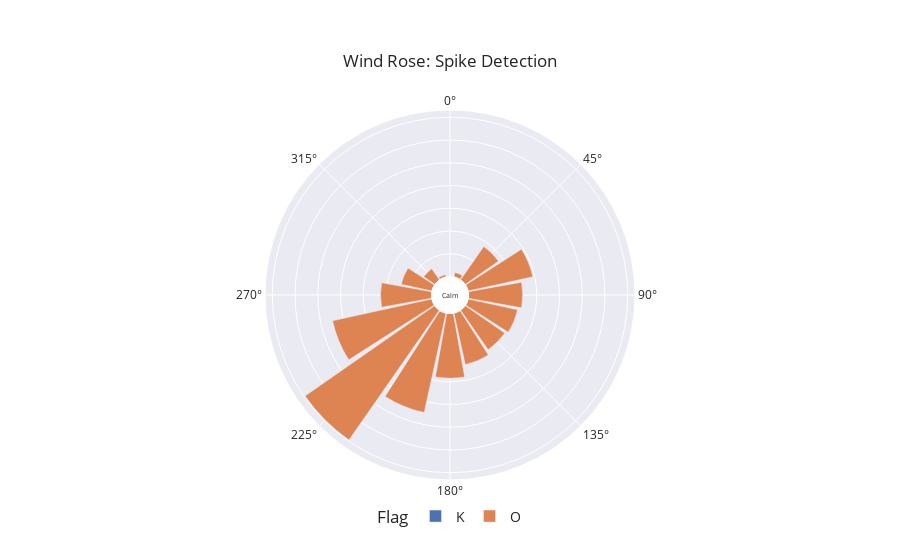

Write notebook code for a chart like this one.
### Markdown cell above
![picture](sites/RDIR.jpg)

### Code cell
# SCHR Städt. Willi-Graf-Gymnasium Schwabing-West
df_site = extract_site_data(df=df, dates = dates, site_name="SCHR")

plot_wind_rose(df_site, column="Flag")

# No real spikes visible

### Figure 1 — Plotly figure (JSON) as saved in the notebook; plotly's stock layout.template omitted (floating-point values rounded to 4 significant figures)
{"data": [{"hovertemplate": "Flag=K<br>len=%{r}<br>cardinal_direction=%{theta}<extra></extra>", "legendgroup": "K", "marker": {"color": "rgb(76,114,176)", "pattern": {"shape": ""}}, "name": "K", "r": [78, 103, 85, 1, 50, 41, 29, 64, 1, 15, 49, 50, 22, 44, 34], "showlegend": true, "subplot": "polar", "theta": [247.5, 225, 202.5, 22.5, 90, 180, 45, 112.5, 337.5, 292.5, 270, 67.5, 315, 135, 157.5], "type": "barpolar"}, {"hovertemplate": "Flag=O<br>len=%{r}<br>cardinal_direction=%{theta}<extra></extra>", "legendgroup": "O", "marker": {"color": "rgb(221,132,82)", "pattern": {"shape": ""}}, "name": "O", "r": [11146, 6885, 34665, 2948, 15, 8878, 22310, 14528, 11075, 14194, 11849, 11549, 22287, 994, 504, 10541], "showlegend": true, "subplot": "polar", "theta": [270, 292.5, 225, 315, 0, 45, 202.5, 67.5, 112.5, 180, 90, 157.5, 247.5, 22.5, 337.5, 135], "type": "barpolar"}], "layout": {"annotations": [{"font": {"size": 7}, "showarrow": false, "text": "Calm", "x": 0.5, "y": 0.5}], "barmode": "relative", "legend": {"font": {"size": 14}, "orientation": "h", "title": {"text": "Flag"}, "tracegroupgap": 0, "x": 0.5, "xanchor": "center", "y": -0.1, "yanchor": "middle"}, "margin": {"t": 110}, "polar": {"angularaxis": {"direction": "clockwise", "rotation": 90}, "domain": {"x": [0, 1], "y": [0, 1]}, "hole": 0.1, "radialaxis": {"linewidth": 0, "showticklabels": false, "ticks": ""}}, "title": {"text": "Wind Rose: Spike Detection", "xanchor": "center", "yanchor": "top"}}}
